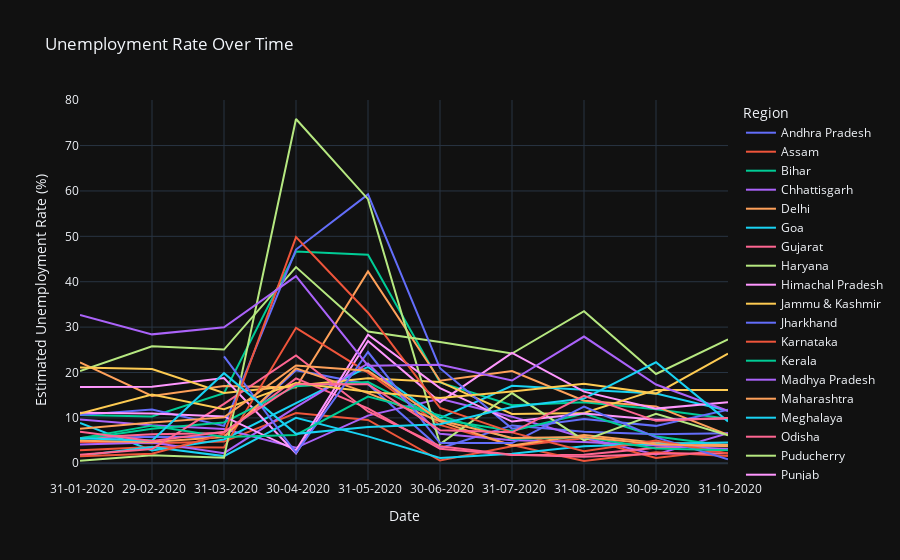

The notebook cell saved with this chart:
### Code cell
line_plot = px.line(ds1, x='Date', y='Estimated Unemployment Rate (%)', color='Region', title='Unemployment Rate Over Time', template = 'plotly_dark')
line_plot.show()

### Figure 1 — Plotly figure (JSON) as saved in the notebook; plotly's stock layout.template omitted (floating-point values rounded to 4 significant figures)
{"data": [{"hovertemplate": "Region=Andhra Pradesh<br>Date=%{x}<br>Estimated Unemployment Rate (%)=%{y}<extra></extra>", "legendgroup": "Andhra Pradesh", "line": {"color": "#636efa", "dash": "solid"}, "marker": {"symbol": "circle"}, "mode": "lines", "name": "Andhra Pradesh", "orientation": "v", "showlegend": true, "type": "scatter", "x": [" 31-01-2020", " 29-02-2020", " 31-03-2020", " 30-04-2020", " 31-05-2020", " 30-06-2020", " 31-07-2020", " 31-08-2020", " 30-09-2020", " 31-10-2020"], "xaxis": "x", "y": [5.48, 5.83, 5.79, 20.51, 17.43, 3.31, 8.34, 6.96, 6.4, 6.59], "yaxis": "y"}, {"hovertemplate": "Region=Assam<br>Date=%{x}<br>Estimated Unemployment Rate (%)=%{y}<extra></extra>", "legendgroup": "Assam", "line": {"color": "#EF553B", "dash": "solid"}, "marker": {"symbol": "circle"}, "mode": "lines", "name": "Assam", "orientation": "v", "showlegend": true, "type": "scatter", "x": [" 31-01-2020", " 29-02-2020", " 31-03-2020", " 30-04-2020", " 31-05-2020", " 30-06-2020", " 31-07-2020", " 31-08-2020", " 30-09-2020", " 31-10-2020"], "xaxis": "x", "y": [4.66, 4.41, 4.77, 11.06, 9.55, 0.6, 3.77, 5.53, 1.19, 3.02], "yaxis": "y"}, {"hovertemplate": "Region=Bihar<br>Date=%{x}<br>Estimated Unemployment Rate (%)=%{y}<extra></extra>", "legendgroup": "Bihar", "line": {"color": "#00cc96", "dash": "solid"}, "marker": {"symbol": "circle"}, "mode": "lines", "name": "Bihar", "orientation": "v", "showlegend": true, "type": "scatter", "x": [" 31-01-2020", " 29-02-2020", " 31-03-2020", " 30-04-2020", " 31-05-2020", " 30-06-2020", " 31-07-2020", " 31-08-2020", " 30-09-2020", " 31-10-2020"], "xaxis": "x", "y": [10.61, 10.29, 15.43, 46.64, 45.96, 17.82, 12.79, 13.44, 11.91, 9.82], "yaxis": "y"}, {"hovertemplate": "Region=Chhattisgarh<br>Date=%{x}<br>Estimated Unemployment Rate (%)=%{y}<extra></extra>", "legendgroup": "Chhattisgarh", "line": {"color": "#ab63fa", "dash": "solid"}, "marker": {"symbol": "circle"}, "mode": "lines", "name": "Chhattisgarh", "orientation": "v", "showlegend": true, "type": "scatter", "x": [" 31-01-2020", " 29-02-2020", " 31-03-2020", " 30-04-2020", " 31-05-2020", " 30-06-2020", " 31-07-2020", " 31-08-2020", " 30-09-2020", " 31-10-2020"], "xaxis": "x", "y": [9.65, 8.38, 7.54, 3.41, 10.5, 14.23, 10.27, 5.63, 1.96, 6.62], "yaxis": "y"}, {"hovertemplate": "Region=Delhi<br>Date=%{x}<br>Estimated Unemployment Rate (%)=%{y}<extra></extra>", "legendgroup": "Delhi", "line": {"color": "#FFA15A", "dash": "solid"}, "marker": {"symbol": "circle"}, "mode": "lines", "name": "Delhi", "orientation": "v", "showlegend": true, "type": "scatter", "x": [" 31-01-2020", " 29-02-2020", " 31-03-2020", " 30-04-2020", " 31-05-2020", " 30-06-2020", " 31-07-2020", " 31-08-2020", " 30-09-2020", " 31-10-2020"], "xaxis": "x", "y": [22.23, 14.84, 17.04, 16.68, 42.27, 18.19, 20.3, 13.79, 12.53, 6.27], "yaxis": "y"}, {"hovertemplate": "Region=Goa<br>Date=%{x}<br>Estimated Unemployment Rate (%)=%{y}<extra></extra>", "legendgroup": "Goa", "line": {"color": "#19d3f3", "dash": "solid"}, "marker": {"symbol": "circle"}, "mode": "lines", "name": "Goa", "orientation": "v", "showlegend": true, "type": "scatter", "x": [" 31-01-2020", " 29-02-2020", " 31-03-2020", " 30-04-2020", " 31-05-2020", " 30-06-2020", " 31-07-2020", " 31-08-2020", " 30-09-2020", " 31-10-2020"], "xaxis": "x", "y": [8.89, 2.81, 5.25, 13.31, 21.25, 9.96, 17.07, 16.21, 15.38, 11.54], "yaxis": "y"}, {"hovertemplate": "Region=Gujarat<br>Date=%{x}<br>Estimated Unemployment Rate (%)=%{y}<extra></extra>", "legendgroup": "Gujarat", "line": {"color": "#FF6692", "dash": "solid"}, "marker": {"symbol": "circle"}, "mode": "lines", "name": "Gujarat", "orientation": "v", "showlegend": true, "type": "scatter", "x": [" 31-01-2020", " 29-02-2020", " 31-03-2020", " 30-04-2020", " 31-05-2020", " 30-06-2020", " 31-07-2020", " 31-08-2020", " 30-09-2020", " 31-10-2020"], "xaxis": "x", "y": [5.54, 6.38, 6.66, 18.71, 12.11, 3.2, 1.84, 1.87, 3.42, 4.03], "yaxis": "y"}, {"hovertemplate": "Region=Haryana<br>Date=%{x}<br>Estimated Unemployment Rate (%)=%{y}<extra></extra>", "legendgroup": "Haryana", "line": {"color": "#B6E880", "dash": "solid"}, "marker": {"symbol": "circle"}, "mode": "lines", "name": "Haryana", "orientation": "v", "showlegend": true, "type": "scatter", "x": [" 31-01-2020", " 29-02-2020", " 31-03-2020", " 30-04-2020", " 31-05-2020", " 30-06-2020", " 31-07-2020", " 31-08-2020", " 30-09-2020", " 31-10-2020"], "xaxis": "x", "y": [20.34, 25.77, 25.05, 43.22, 29.02, 26.7, 24.18, 33.5, 19.68, 27.31], "yaxis": "y"}, {"hovertemplate": "Region=Himachal Pradesh<br>Date=%{x}<br>Estimated Unemployment Rate (%)=%{y}<extra></extra>", "legendgroup": "Himachal Pradesh", "line": {"color": "#FF97FF", "dash": "solid"}, "marker": {"symbol": "circle"}, "mode": "lines", "name": "Himachal Pradesh", "orientation": "v", "showlegend": true, "type": "scatter", "x": [" 31-01-2020", " 29-02-2020", " 31-03-2020", " 30-04-2020", " 31-05-2020", " 30-06-2020", " 31-07-2020", " 31-08-2020", " 30-09-2020", " 31-10-2020"], "xaxis": "x", "y": [16.83, 16.84, 18.76, 2.2, 26.95, 13.47, 24.31, 15.79, 12.04, 13.46], "yaxis": "y"}, {"hovertemplate": "Region=Jammu & Kashmir<br>Date=%{x}<br>Estimated Unemployment Rate (%)=%{y}<extra></extra>", "legendgroup": "Jammu & Kashmir", "line": {"color": "#FECB52", "dash": "solid"}, "marker": {"symbol": "circle"}, "mode": "lines", "name": "Jammu & Kashmir", "orientation": "v", "showlegend": true, "type": "scatter", "x": [" 31-01-2020", " 29-02-2020", " 31-03-2020", " 31-05-2020", " 30-06-2020", " 31-07-2020", " 31-08-2020", " 30-09-2020", " 31-10-2020"], "xaxis": "x", "y": [21.08, 20.78, 15.5, 18.74, 17.92, 10.88, 11.09, 16.17, 16.14], "yaxis": "y"}, {"hovertemplate": "Region=Jharkhand<br>Date=%{x}<br>Estimated Unemployment Rate (%)=%{y}<extra></extra>", "legendgroup": "Jharkhand", "line": {"color": "#636efa", "dash": "solid"}, "marker": {"symbol": "circle"}, "mode": "lines", "name": "Jharkhand", "orientation": "v", "showlegend": true, "type": "scatter", "x": [" 31-01-2020", " 29-02-2020", " 31-03-2020", " 30-04-2020", " 31-05-2020", " 30-06-2020", " 31-07-2020", " 31-08-2020", " 30-09-2020", " 31-10-2020"], "xaxis": "x", "y": [10.61, 11.85, 8.23, 47.09, 59.23, 20.95, 7.63, 9.76, 8.24, 11.8], "yaxis": "y"}, {"hovertemplate": "Region=Karnataka<br>Date=%{x}<br>Estimated Unemployment Rate (%)=%{y}<extra></extra>", "legendgroup": "Karnataka", "line": {"color": "#EF553B", "dash": "solid"}, "marker": {"symbol": "circle"}, "mode": "lines", "name": "Karnataka", "orientation": "v", "showlegend": true, "type": "scatter", "x": [" 31-01-2020", " 29-02-2020", " 31-03-2020", " 30-04-2020", " 31-05-2020", " 30-06-2020", " 31-07-2020", " 31-08-2020", " 30-09-2020", " 31-10-2020"], "xaxis": "x", "y": [2.86, 3.61, 3.46, 29.84, 19.97, 8.44, 4.01, 0.5, 2.41, 1.58], "yaxis": "y"}, {"hovertemplate": "Region=Kerala<br>Date=%{x}<br>Estimated Unemployment Rate (%)=%{y}<extra></extra>", "legendgroup": "Kerala", "line": {"color": "#00cc96", "dash": "solid"}, "marker": {"symbol": "circle"}, "mode": "lines", "name": "Kerala", "orientation": "v", "showlegend": true, "type": "scatter", "x": [" 31-01-2020", " 29-02-2020", " 31-03-2020", " 30-04-2020", " 31-05-2020", " 30-06-2020", " 31-07-2020", " 31-08-2020", " 30-09-2020", " 31-10-2020"], "xaxis": "x", "y": [5.31, 7.6, 8.99, 16.99, 17.88, 9.71, 7.09, 10.98, 5.91, 3.88], "yaxis": "y"}, {"hovertemplate": "Region=Madhya Pradesh<br>Date=%{x}<br>Estimated Unemployment Rate (%)=%{y}<extra></extra>", "legendgroup": "Madhya Pradesh", "line": {"color": "#ab63fa", "dash": "solid"}, "marker": {"symbol": "circle"}, "mode": "lines", "name": "Madhya Pradesh", "orientation": "v", "showlegend": true, "type": "scatter", "x": [" 31-01-2020", " 29-02-2020", " 31-03-2020", " 30-04-2020", " 31-05-2020", " 30-06-2020", " 31-07-2020", " 31-08-2020", " 30-09-2020", " 31-10-2020"], "xaxis": "x", "y": [4.11, 4.57, 2.22, 12.36, 21.98, 6.48, 5.08, 4.7, 3.91, 3.13], "yaxis": "y"}, {"hovertemplate": "Region=Maharashtra<br>Date=%{x}<br>Estimated Unemployment Rate (%)=%{y}<extra></extra>", "legendgroup": "Maharashtra", "line": {"color": "#FFA15A", "dash": "solid"}, "marker": {"symbol": "circle"}, "mode": "lines", "name": "Maharashtra", "orientation": "v", "showlegend": true, "type": "scatter", "x": [" 31-01-2020", " 29-02-2020", " 31-03-2020", " 30-04-2020", " 31-05-2020", " 30-06-2020", " 31-07-2020", " 31-08-2020", " 30-09-2020", " 31-10-2020"], "xaxis": "x", "y": [4.95, 4.69, 5.79, 20.9, 15.46, 9.23, 3.89, 6.23, 4.55, 4.1], "yaxis": "y"}, {"hovertemplate": "Region=Meghalaya<br>Date=%{x}<br>Estimated Unemployment Rate (%)=%{y}<extra></extra>", "legendgroup": "Meghalaya", "line": {"color": "#19d3f3", "dash": "solid"}, "marker": {"symbol": "circle"}, "mode": "lines", "name": "Meghalaya", "orientation": "v", "showlegend": true, "type": "scatter", "x": [" 31-01-2020", " 29-02-2020", " 31-03-2020", " 30-04-2020", " 31-05-2020", " 30-06-2020", " 31-07-2020", " 31-08-2020", " 30-09-2020", " 31-10-2020"], "xaxis": "x", "y": [1.66, 3.59, 1.58, 10.03, 5.92, 1.15, 2.1, 3.74, 4.29, 4.6], "yaxis": "y"}, {"hovertemplate": "Region=Odisha<br>Date=%{x}<br>Estimated Unemployment Rate (%)=%{y}<extra></extra>", "legendgroup": "Odisha", "line": {"color": "#FF6692", "dash": "solid"}, "marker": {"symbol": "circle"}, "mode": "lines", "name": "Odisha", "orientation": "v", "showlegend": true, "type": "scatter", "x": [" 31-01-2020", " 29-02-2020", " 31-03-2020", " 30-04-2020", " 31-05-2020", " 30-06-2020", " 31-07-2020", " 31-08-2020", " 30-09-2020", " 31-10-2020"], "xaxis": "x", "y": [1.9, 3.12, 13.08, 23.76, 11.41, 3.77, 1.88, 1.42, 2.1, 2.18], "yaxis": "y"}, {"hovertemplate": "Region=Puducherry<br>Date=%{x}<br>Estimated Unemployment Rate (%)=%{y}<extra></extra>", "legendgroup": "Puducherry", "line": {"color": "#B6E880", "dash": "solid"}, "marker": {"symbol": "circle"}, "mode": "lines", "name": "Puducherry", "orientation": "v", "showlegend": true, "type": "scatter", "x": [" 31-01-2020", " 29-02-2020", " 31-03-2020", " 30-04-2020", " 31-05-2020", " 30-06-2020", " 31-07-2020", " 31-08-2020", " 30-09-2020", " 31-10-2020"], "xaxis": "x", "y": [0.58, 1.76, 1.2, 75.85, 58.19, 4.24, 15.47, 5.05, 10.9, 6.18], "yaxis": "y"}, {"hovertemplate": "Region=Punjab<br>Date=%{x}<br>Estimated Unemployment Rate (%)=%{y}<extra></extra>", "legendgroup": "Punjab", "line": {"color": "#FF97FF", "dash": "solid"}, "marker": {"symbol": "circle"}, "mode": "lines", "name": "Punjab", "orientation": "v", "showlegend": true, "type": "scatter", "x": [" 31-01-2020", " 29-02-2020", " 31-03-2020", " 30-04-2020", " 31-05-2020", " 30-06-2020", " 31-07-2020", " 31-08-2020", " 30-09-2020", " 31-10-2020"], "xaxis": "x", "y": [11.11, 10.97, 10.32, 2.86, 28.33, 16.55, 9.19, 10.99, 9.61, 9.88], "yaxis": "y"}, {"hovertemplate": "Region=Rajasthan<br>Date=%{x}<br>Estimated Unemployment Rate (%)=%{y}<extra></extra>", "legendgroup": "Rajasthan", "line": {"color": "#FECB52", "dash": "solid"}, "marker": {"symbol": "circle"}, "mode": "lines", "name": "Rajasthan", "orientation": "v", "showlegend": true, "type": "scatter", "x": [" 31-01-2020", " 29-02-2020", " 31-03-2020", " 30-04-2020", " 31-05-2020", " 30-06-2020", " 31-07-2020", " 31-08-2020", " 30-09-2020", " 31-10-2020"], "xaxis": "x", "y": [10.97, 15.16, 11.9, 17.7, 15.74, 14.39, 15.81, 17.51, 15.35, 24.15], "yaxis": "y"}, {"hovertemplate": "Region=Sikkim<br>Date=%{x}<br>Estimated Unemployment Rate (%)=%{y}<extra></extra>", "legendgroup": "Sikkim", "line": {"color": "#636efa", "dash": "solid"}, "marker": {"symbol": "circle"}, "mode": "lines", "name": "Sikkim", "orientation": "v", "showlegend": true, "type": "scatter", "x": [" 31-03-2020", " 30-04-2020", " 31-05-2020", " 30-06-2020", " 31-07-2020", " 31-08-2020", " 30-09-2020", " 31-10-2020"], "xaxis": "x", "y": [23.57, 2.28, 24.51, 4.46, 4.45, 12.49, 5.7, 0.88], "yaxis": "y"}, {"hovertemplate": "Region=Tamil Nadu<br>Date=%{x}<br>Estimated Unemployment Rate (%)=%{y}<extra></extra>", "legendgroup": "Tamil Nadu", "line": {"color": "#EF553B", "dash": "solid"}, "marker": {"symbol": "circle"}, "mode": "lines", "name": "Tamil Nadu", "orientation": "v", "showlegend": true, "type": "scatter", "x": [" 31-01-2020", " 29-02-2020", " 31-03-2020", " 30-04-2020", " 31-05-2020", " 30-06-2020", " 31-07-2020", " 31-08-2020", " 30-09-2020", " 31-10-2020"], "xaxis": "x", "y": [1.57, 2.09, 6.4, 49.83, 33.16, 12.2, 6.81, 2.65, 5, 2.16], "yaxis": "y"}, {"hovertemplate": "Region=Telangana<br>Date=%{x}<br>Estimated Unemployment Rate (%)=%{y}<extra></extra>", "legendgroup": "Telangana", "line": {"color": "#00cc96", "dash": "solid"}, "marker": {"symbol": "circle"}, "mode": "lines", "name": "Telangana", "orientation": "v", "showlegend": true, "type": "scatter", "x": [" 31-01-2020", " 29-02-2020", " 31-03-2020", " 30-04-2020", " 31-05-2020", " 30-06-2020", " 31-07-2020", " 31-08-2020", " 30-09-2020", " 31-10-2020"], "xaxis": "x", "y": [5.49, 8.29, 5.77, 6.25, 14.7, 10.55, 5.36, 5.79, 3.27, 2.86], "yaxis": "y"}, {"hovertemplate": "Region=Tripura<br>Date=%{x}<br>Estimated Unemployment Rate (%)=%{y}<extra></extra>", "legendgroup": "Tripura", "line": {"color": "#ab63fa", "dash": "solid"}, "marker": {"symbol": "circle"}, "mode": "lines", "name": "Tripura", "orientation": "v", "showlegend": true, "type": "scatter", "x": [" 31-01-2020", " 29-02-2020", " 31-03-2020", " 30-04-2020", " 31-05-2020", " 30-06-2020", " 31-07-2020", " 31-08-2020", " 30-09-2020", " 31-10-2020"], "xaxis": "x", "y": [32.67, 28.4, 29.95, 41.23, 21.51, 21.71, 18.24, 27.92, 17.35, 11.57], "yaxis": "y"}, {"hovertemplate": "Region=Uttar Pradesh<br>Date=%{x}<br>Estimated Unemployment Rate (%)=%{y}<extra></extra>", "legendgroup": "Uttar Pradesh", "line": {"color": "#FFA15A", "dash": "solid"}, "marker": {"symbol": "circle"}, "mode": "lines", "name": "Uttar Pradesh", "orientation": "v", "showlegend": true, "type": "scatter", "x": [" 31-01-2020", " 29-02-2020", " 31-03-2020", " 30-04-2020", " 31-05-2020", " 30-06-2020", " 31-07-2020", " 31-08-2020", " 30-09-2020", " 31-10-2020"], "xaxis": "x", "y": [7.58, 8.98, 10.11, 21.54, 20.41, 9.47, 5.56, 5.79, 4.18, 3.75], "yaxis": "y"}, {"hovertemplate": "Region=Uttarakhand<br>Date=%{x}<br>Estimated Unemployment Rate (%)=%{y}<extra></extra>", "legendgroup": "Uttarakhand", "line": {"color": "#19d3f3", "dash": "solid"}, "marker": {"symbol": "circle"}, "mode": "lines", "name": "Uttarakhand", "orientation": "v", "showlegend": true, "type": "scatter", "x": [" 31-01-2020", " 29-02-2020", " 31-03-2020", " 30-04-2020", " 31-05-2020", " 30-06-2020", " 31-07-2020", " 31-08-2020", " 30-09-2020", " 31-10-2020"], "xaxis": "x", "y": [5.49, 4.99, 19.85, 6.48, 8.01, 8.61, 12.38, 14.26, 22.26, 9.23], "yaxis": "y"}, {"hovertemplate": "Region=West Bengal<br>Date=%{x}<br>Estimated Unemployment Rate (%)=%{y}<extra></extra>", "legendgroup": "West Bengal", "line": {"color": "#FF6692", "dash": "solid"}, "marker": {"symbol": "circle"}, "mode": "lines", "name": "West Bengal", "orientation": "v", "showlegend": true, "type": "scatter", "x": [" 31-01-2020", " 29-02-2020", " 31-03-2020", " 30-04-2020", " 31-05-2020", " 30-06-2020", " 31-07-2020", " 31-08-2020", " 30-09-2020", " 31-10-2020"], "xaxis": "x", "y": [6.94, 4.92, 6.92, 17.41, 17.41, 7.29, 6.83, 14.87, 9.35, 9.98], "yaxis": "y"}], "layout": {"legend": {"title": {"text": "Region"}, "tracegroupgap": 0}, "title": {"text": "Unemployment Rate Over Time"}, "xaxis": {"anchor": "y", "domain": [0, 1], "title": {"text": "Date"}}, "yaxis": {"anchor": "x", "domain": [0, 1], "title": {"text": "Estimated Unemployment Rate (%)"}}}}
